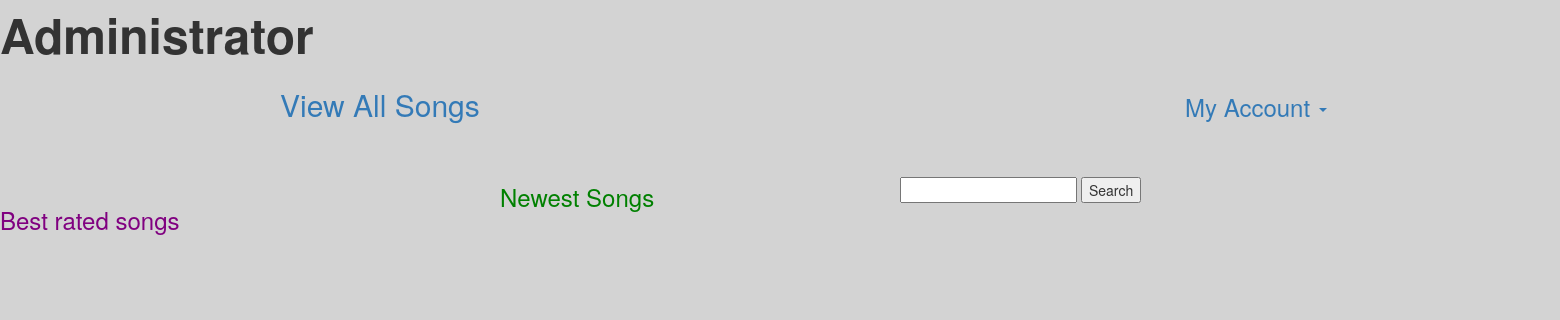
The page /adminMainPage.php on the database as committed earlier.
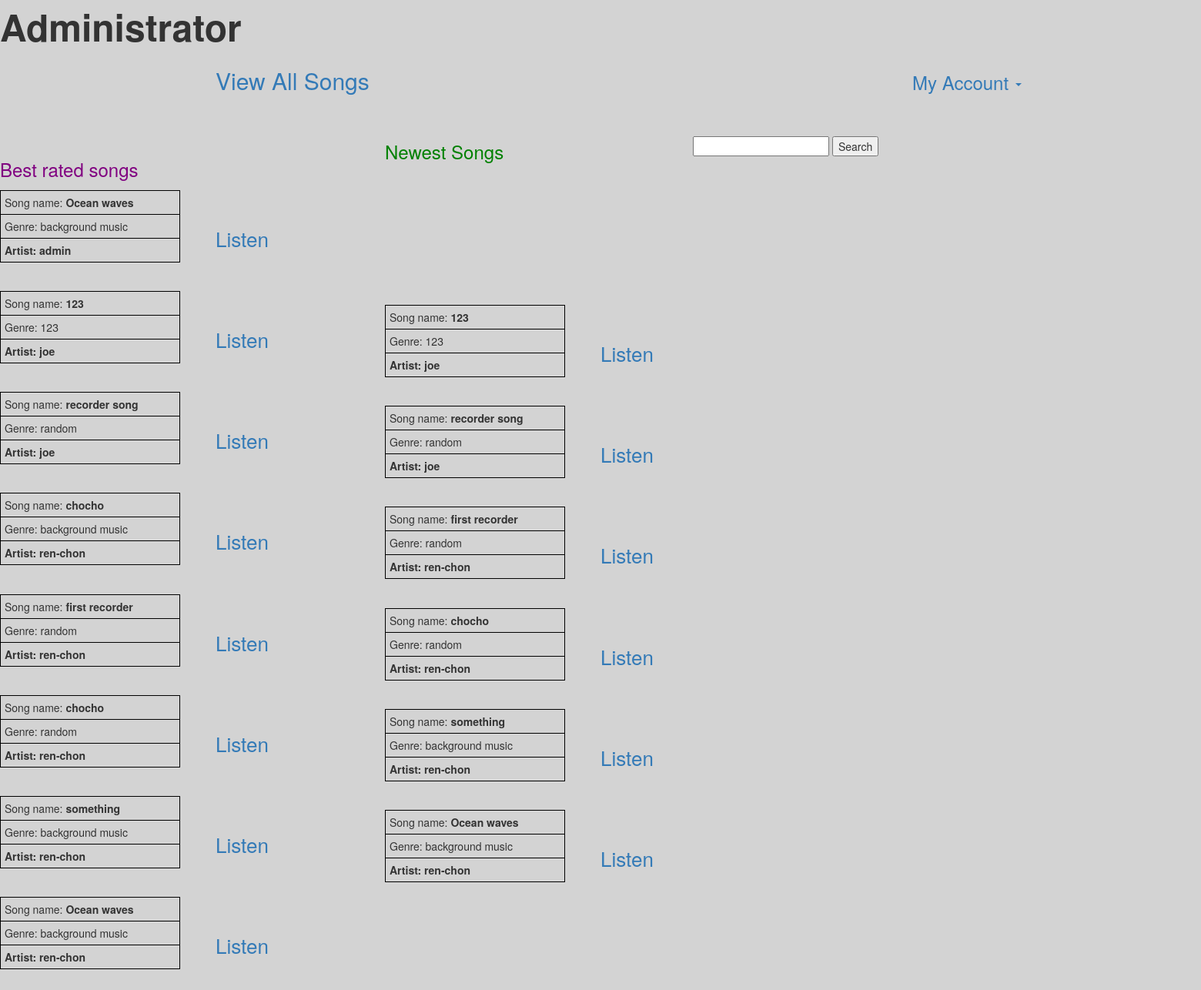
The same page on the database as committed later.
### tables this page shows
CREATE TABLE `song` (
  `song_id` int(11) NOT NULL,
  `song_name` varchar(255) NOT NULL,
  `song_descrip` varchar(255) DEFAULT NULL,
  `file_format` varchar(255) NOT NULL,
  `genre` varchar(255) DEFAULT NULL
);

CREATE TABLE `account` (
  `acc_id` int(11) NOT NULL,
  `acc_name` varchar(255) NOT NULL,
  `password` varchar(255) NOT NULL,
  `real_name` varchar(255) NOT NULL,
  `country` varchar(255) DEFAULT NULL,
  `birth_date` varchar(255) DEFAULT NULL,
  `email` varchar(255) NOT NULL
);

### adminMainPage.php (the view, shortened to what this page needs)
<?php
	include_once("./connect.php");
?>
<!DOCTYPE html>
<html>
	<head>
	<link rel="stylesheet" href="http://maxcdn.bootstrapcdn.com/bootstrap/3.3.6/css/bootstrap.min.css">
	<link rel="stylesheet" href="styles.css">
	<link rel="stylesheet" href="pageMainStyles.css">
	</head>
<body>
<font size="16"><p><b>Administrator</b></p></font>
<div class="container">
<ul class="nav nav-pills nav-stacked navbar-right" >
	<li class="dropdown">
		<a class="dropdown-toggle" data-toggle="dropdown" href="#">My Account
		<span class="caret"></span></a>
	</li>
</ul>
</div>
<a href="adminshowAllSongs.php" style="font-size: 30px;position:relative;left:280px;top:-50px;">View All Songs</a>
<form action="adminsearchDatabase.php" method="post" style="position:relative;left:900px;">
	<input type="text" name="search">
	<input type="submit" value="Search">
</form>
<?php
displayBestSongs($db);
displayNewestSongs($db);
function displayNewestSongs($db)
{
	echo "<p id='p2' >Newest Songs</p>";
	$query = "SELECT `totalRating`, `song_id` FROM `rate_out_of_five` ORDER BY totalRating ASC";
	$result = mysqli_query($db, $query);
	while($row = mysqli_fetch_assoc($result))
	{
		if($row['totalRating'] < 5)
		{
			$query1 = "SELECT `song_id`, `acc_id` FROM `upload` WHERE `song_id`='".$row['song_id']."'";
			$result1 = mysqli_query($db, $query1);
			while($row1 = mysqli_fetch_assoc($result1))
			{
				$accQuery = "SELECT `acc_name` FROM `account` WHERE `acc_id`='".$row1['acc_id']."'";
				$accResult = mysqli_query($db, $accQuery);
				$accID = mysqli_fetch_assoc($accResult);
				$inQuery = "SELECT `song_name`, `song_descrip`, `file_format`, `genre` FROM `song` WHERE `song_id`='".$row['song_id']."'";
				$runQuery = mysqli_query($db, $inQuery);
				while($row2 = mysqli_fetch_assoc($runQuery))
				{
					echo "<table id='t2' border='1'>";
					echo "<tr>";
					echo "<td>"."Song name:   <b>".$row2["song_name"]. "</b></td>";
					echo "</tr>";
					echo "<tr>";
					echo "<td>"."Genre:   ".$row2["genre"]. "</td>";
					echo "</tr>";
					echo "<tr>";
					echo "<td>"."<b>Artist:   ".$accID["acc_name"]. "</b></td>";
					echo "</tr>";
					echo "</table>";
					echo "<a href='viewSong.php?songID=".$row["song_id"]."' id='listen2'>Listen</a>";
					echo "<br>";
				}
			}
		}
		else
		{
		}
	}
}
function displayBestSongs($db)
{
	echo "<p style='font-size:24px;color:purple;'>Best rated songs</p>";
	$query = "SELECT `5star`, `song_id` FROM `rate_out_of_five` ORDER BY 5star DESC";
	$result = mysqli_query($db, $query);
	while($row = mysqli_fetch_assoc($result))
	{
		$query = "SELECT `song_id`, `acc_id` FROM `upload`";
		$result = mysqli_query($db, $query);
		while($row1 = mysqli_fetch_assoc($result))
		{
			$accQuery = "SELECT `acc_name` FROM `account` WHERE `acc_id`='".$row1['acc_id']."'";
			$accResult = mysqli_query($db, $accQuery);
			$accID = mysqli_fetch_assoc($accResult);
			$inQuery = "SELECT `song_name`, `song_descrip`, `file_format`, `genre` FROM `song` WHERE `song_id`='".$row1['song_id']."'";
			$runQuery = mysqli_query($db, $inQuery);
			while($row2 = mysqli_fetch_assoc($runQuery))
			{
				echo "<table border='1'style='width:15%'>";
				echo "<tr>";
				echo "<td>"."Song name:   <b>".$row2["song_name"]. "</b></td>";
				echo "</tr>";
				echo "<tr>";
				echo "<td>"."Genre:   ".$row2["genre"]. "</td>";
				echo "</tr>";
				echo "<tr>";
				echo "<td>"."<b>Artist:   ".$accID["acc_name"]. "</b></td>";
				echo "</tr>";
				echo "</table>";
				echo "<a href='viewSong.php?songID=".$row["song_id"]."'style='position:relative;left:280px;top:-50px;font-size:26px;'>Listen</a>";
				echo "<br>";
			}
		}
	}
}
?>
</body>
</html>

### styles.css (style rules this page uses)
body { background-color: lightgrey; }
table, th, td { border: 1px solid black; border-collapse: collapse; }
th, td { padding: 5px; text-align: left; }
table#t2 { width:15%; position:relative; top:-900px; left:500px; }
p#p2 { font-size:24px; color:green; position:absolute; top:180px; left:500px; }
a#listen2 { position:relative; left:780px; top:-950px; font-size:26px; }

### pageMainStyles.css (style rules this page uses)
.nav-pills { font-size: 24px; margin: 0 auto; padding: 0; width: 180px; }
.dropdown { position: relative; display: inline-block; }

### adminMainPage.php (style rules this page uses)
table, th, td { border: 1px solid black; border-collapse: collapse; }
th, td { padding: 5px; text-align: left; }

Rows that differ between the two databases and show on the page:
added song: song_name "Ocean waves", genre "background music"
added account: acc_name "admin"
added song: song_name "123", genre "123"
added account: acc_name "joe"
added song: song_name "recorder song", genre "random"
added song: song_name "chocho", genre "background music"
added account: acc_name "ren-chon"
added song: song_name "first recorder", genre "random"
added song: song_name "chocho", genre "random"
added song: song_name "something", genre "background music"
added song: song_name "Ocean waves", genre "background music"
